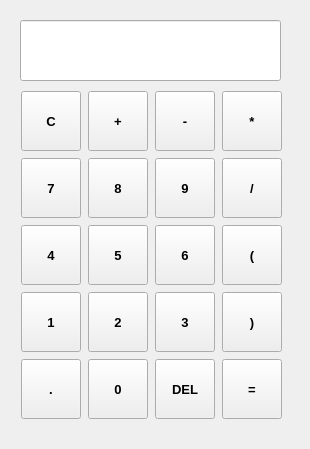
<?xml version="1.0" encoding="UTF-8"?>
<ui version="4.0">
 <class>Widget</class>
 <widget class="QWidget" name="Widget">
  <property name="enabled">
   <bool>true</bool>
  </property>
  <property name="geometry">
   <rect>
    <x>0</x>
    <y>0</y>
    <width>310</width>
    <height>449</height>
   </rect>
  </property>
  <property name="windowTitle">
   <string>Calculator</string>
  </property>
  <property name="windowIcon">
   <iconset theme="QIcon::ThemeIcon::EditSelectAll"/>
  </property>
  <widget class="QLineEdit" name="mainLineEdit">
   <property name="geometry">
    <rect>
     <x>20</x>
     <y>20</y>
     <width>261</width>
     <height>61</height>
    </rect>
   </property>
   <property name="font">
    <font>
     <family>Consolas</family>
     <pointsize>12</pointsize>
    </font>
   </property>
   <property name="text">
    <string/>
   </property>
  </widget>
  <widget class="QWidget" name="layoutWidget">
   <property name="geometry">
    <rect>
     <x>20</x>
     <y>90</y>
     <width>263</width>
     <height>330</height>
    </rect>
   </property>
   <layout class="QGridLayout" name="gridLayout">
    <item row="0" column="0">
     <widget class="QPushButton" name="buttonC">
      <property name="minimumSize">
       <size>
        <width>60</width>
        <height>60</height>
       </size>
      </property>
      <property name="maximumSize">
       <size>
        <width>60</width>
        <height>60</height>
       </size>
      </property>
      <property name="font">
       <font>
        <pointsize>10</pointsize>
        <bold>true</bold>
       </font>
      </property>
      <property name="text">
       <string>C</string>
      </property>
     </widget>
    </item>
    <item row="0" column="1">
     <widget class="QPushButton" name="buttonPlus">
      <property name="minimumSize">
       <size>
        <width>60</width>
        <height>60</height>
       </size>
      </property>
      <property name="maximumSize">
       <size>
        <width>60</width>
        <height>60</height>
       </size>
      </property>
      <property name="font">
       <font>
        <pointsize>10</pointsize>
        <bold>true</bold>
       </font>
      </property>
      <property name="text">
       <string>+</string>
      </property>
     </widget>
    </item>
    <item row="0" column="2">
     <widget class="QPushButton" name="buttonMinus">
      <property name="minimumSize">
       <size>
        <width>60</width>
        <height>60</height>
       </size>
      </property>
      <property name="maximumSize">
       <size>
        <width>60</width>
        <height>60</height>
       </size>
      </property>
      <property name="font">
       <font>
        <pointsize>10</pointsize>
        <bold>true</bold>
       </font>
      </property>
      <property name="text">
       <string>-</string>
      </property>
     </widget>
    </item>
    <item row="0" column="3">
     <widget class="QPushButton" name="buttonMulti">
      <property name="minimumSize">
       <size>
        <width>60</width>
        <height>60</height>
       </size>
      </property>
      <property name="maximumSize">
       <size>
        <width>60</width>
        <height>60</height>
       </size>
      </property>
      <property name="font">
       <font>
        <pointsize>10</pointsize>
        <bold>true</bold>
       </font>
      </property>
      <property name="text">
       <string>*</string>
      </property>
     </widget>
    </item>
    <item row="1" column="0">
     <widget class="QPushButton" name="button7">
      <property name="minimumSize">
       <size>
        <width>60</width>
        <height>60</height>
       </size>
      </property>
      <property name="maximumSize">
       <size>
        <width>60</width>
        <height>60</height>
       </size>
      </property>
      <property name="font">
       <font>
        <pointsize>10</pointsize>
        <bold>true</bold>
       </font>
      </property>
      <property name="text">
       <string>7</string>
      </property>
     </widget>
    </item>
    <item row="1" column="1">
     <widget class="QPushButton" name="button8">
      <property name="minimumSize">
       <size>
        <width>60</width>
        <height>60</height>
       </size>
      </property>
      <property name="maximumSize">
       <size>
        <width>60</width>
        <height>60</height>
       </size>
      </property>
      <property name="font">
       <font>
        <pointsize>10</pointsize>
        <bold>true</bold>
       </font>
      </property>
      <property name="text">
       <string>8</string>
      </property>
     </widget>
    </item>
    <item row="1" column="2">
     <widget class="QPushButton" name="button9">
      <property name="minimumSize">
       <size>
        <width>60</width>
        <height>60</height>
       </size>
      </property>
      <property name="maximumSize">
       <size>
        <width>60</width>
        <height>60</height>
       </size>
      </property>
      <property name="font">
       <font>
        <pointsize>10</pointsize>
        <bold>true</bold>
       </font>
      </property>
      <property name="text">
       <string>9</string>
      </property>
     </widget>
    </item>
    <item row="1" column="3">
     <widget class="QPushButton" name="buttonDiv">
      <property name="minimumSize">
       <size>
        <width>60</width>
        <height>60</height>
       </size>
      </property>
      <property name="maximumSize">
       <size>
        <width>60</width>
        <height>60</height>
       </size>
      </property>
      <property name="font">
       <font>
        <pointsize>10</pointsize>
        <bold>true</bold>
       </font>
      </property>
      <property name="text">
       <string>/</string>
      </property>
     </widget>
    </item>
    <item row="2" column="0">
     <widget class="QPushButton" name="button4">
      <property name="minimumSize">
       <size>
        <width>60</width>
        <height>60</height>
       </size>
      </property>
      <property name="maximumSize">
       <size>
        <width>60</width>
        <height>60</height>
       </size>
      </property>
      <property name="font">
       <font>
        <pointsize>10</pointsize>
        <bold>true</bold>
       </font>
      </property>
      <property name="text">
       <string>4</string>
      </property>
     </widget>
    </item>
    <item row="2" column="1">
     <widget class="QPushButton" name="button5">
      <property name="minimumSize">
       <size>
        <width>60</width>
        <height>60</height>
       </size>
      </property>
      <property name="maximumSize">
       <size>
        <width>60</width>
        <height>60</height>
       </size>
      </property>
      <property name="font">
       <font>
        <pointsize>10</pointsize>
        <bold>true</bold>
       </font>
      </property>
      <property name="text">
       <string>5</string>
      </property>
     </widget>
    </item>
    <item row="2" column="2">
     <widget class="QPushButton" name="button6">
      <property name="minimumSize">
       <size>
        <width>60</width>
        <height>60</height>
       </size>
      </property>
      <property name="maximumSize">
       <size>
        <width>60</width>
        <height>60</height>
       </size>
      </property>
      <property name="font">
       <font>
        <pointsize>10</pointsize>
        <bold>true</bold>
       </font>
      </property>
      <property name="text">
       <string>6</string>
      </property>
     </widget>
    </item>
    <item row="2" column="3">
     <widget class="QPushButton" name="buttonLQ">
      <property name="minimumSize">
       <size>
        <width>60</width>
        <height>60</height>
       </size>
      </property>
      <property name="maximumSize">
       <size>
        <width>60</width>
        <height>60</height>
       </size>
      </property>
      <property name="font">
       <font>
        <pointsize>10</pointsize>
        <bold>true</bold>
       </font>
      </property>
      <property name="text">
       <string>(</string>
      </property>
     </widget>
    </item>
    <item row="3" column="0">
     <widget class="QPushButton" name="button1">
      <property name="minimumSize">
       <size>
        <width>60</width>
        <height>60</height>
       </size>
      </property>
      <property name="maximumSize">
       <size>
        <width>60</width>
        <height>60</height>
       </size>
      </property>
      <property name="font">
       <font>
        <pointsize>10</pointsize>
        <bold>true</bold>
       </font>
      </property>
      <property name="text">
       <string>1</string>
      </property>
     </widget>
    </item>
    <item row="3" column="1">
     <widget class="QPushButton" name="button2">
      <property name="minimumSize">
       <size>
        <width>60</width>
        <height>60</height>
       </size>
      </property>
      <property name="maximumSize">
       <size>
        <width>60</width>
        <height>60</height>
       </size>
      </property>
      <property name="font">
       <font>
        <pointsize>10</pointsize>
        <bold>true</bold>
       </font>
      </property>
      <property name="text">
       <string>2</string>
      </property>
     </widget>
    </item>
    <item row="4" column="0">
     <widget class="QPushButton" name="buttonDot">
      <property name="minimumSize">
       <size>
        <width>60</width>
        <height>60</height>
       </size>
      </property>
      <property name="maximumSize">
       <size>
        <width>60</width>
        <height>60</height>
       </size>
      </property>
      <property name="font">
       <font>
        <pointsize>10</pointsize>
        <bold>true</bold>
       </font>
      </property>
      <property name="text">
       <string>.</string>
      </property>
     </widget>
    </item>
    <item row="4" column="1">
     <widget class="QPushButton" name="button0">
      <property name="minimumSize">
       <size>
        <width>60</width>
        <height>60</height>
       </size>
      </property>
      <property name="maximumSize">
       <size>
        <width>60</width>
        <height>60</height>
       </size>
      </property>
      <property name="font">
       <font>
        <pointsize>10</pointsize>
        <bold>true</bold>
       </font>
      </property>
      <property name="text">
       <string>0</string>
      </property>
     </widget>
    </item>
    <item row="3" column="2">
     <widget class="QPushButton" name="button3">
      <property name="minimumSize">
       <size>
        <width>60</width>
        <height>60</height>
       </size>
      </property>
      <property name="maximumSize">
       <size>
        <width>60</width>
        <height>60</height>
       </size>
      </property>
      <property name="font">
       <font>
        <pointsize>10</pointsize>
        <bold>true</bold>
       </font>
      </property>
      <property name="text">
       <string>3</string>
      </property>
     </widget>
    </item>
    <item row="4" column="2">
     <widget class="QPushButton" name="buttonDel">
      <property name="minimumSize">
       <size>
        <width>60</width>
        <height>60</height>
       </size>
      </property>
      <property name="maximumSize">
       <size>
        <width>60</width>
        <height>60</height>
       </size>
      </property>
      <property name="font">
       <font>
        <pointsize>10</pointsize>
        <bold>true</bold>
       </font>
      </property>
      <property name="text">
       <string>DEL</string>
      </property>
     </widget>
    </item>
    <item row="4" column="3">
     <widget class="QPushButton" name="buttonEqual">
      <property name="minimumSize">
       <size>
        <width>60</width>
        <height>60</height>
       </size>
      </property>
      <property name="maximumSize">
       <size>
        <width>60</width>
        <height>140</height>
       </size>
      </property>
      <property name="font">
       <font>
        <pointsize>10</pointsize>
        <bold>true</bold>
       </font>
      </property>
      <property name="text">
       <string>=</string>
      </property>
     </widget>
    </item>
    <item row="3" column="3">
     <widget class="QPushButton" name="buttonRQ">
      <property name="minimumSize">
       <size>
        <width>60</width>
        <height>60</height>
       </size>
      </property>
      <property name="maximumSize">
       <size>
        <width>60</width>
        <height>140</height>
       </size>
      </property>
      <property name="font">
       <font>
        <pointsize>10</pointsize>
        <bold>true</bold>
       </font>
      </property>
      <property name="text">
       <string>)</string>
      </property>
     </widget>
    </item>
   </layout>
  </widget>
 </widget>
 <resources/>
 <connections/>
</ui>
